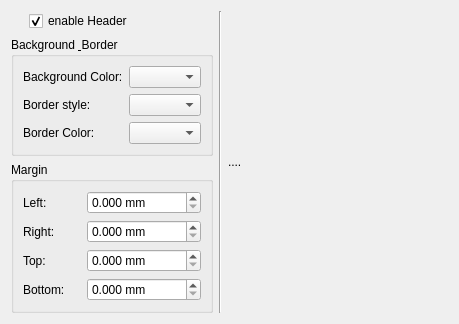
     <widget class="QWidget" name="tab_3" >
      <attribute name="title" >
       <string>Header</string>
      </attribute>
      <layout class="QGridLayout" name="gridLayout_7" >
       <item row="0" column="0" >
        <layout class="QHBoxLayout" name="horizontalLayout_6" >
         <item>
          <layout class="QVBoxLayout" name="verticalLayout_6" >
           <item>
            <layout class="QHBoxLayout" name="horizontalLayout_7" >
             <item>
              <spacer name="horizontalSpacer" >
               <property name="orientation" >
                <enum>Qt::Horizontal</enum>
               </property>
               <property name="sizeType" >
                <enum>QSizePolicy::Fixed</enum>
               </property>
               <property name="sizeHint" stdset="0" >
                <size>
                 <width>18</width>
                 <height>20</height>
                </size>
               </property>
              </spacer>
             </item>
             <item>
              <widget class="QCheckBox" name="yesheader" >
               <property name="text" >
                <string>enable Header</string>
               </property>
               <property name="checked" >
                <bool>true</bool>
               </property>
              </widget>
             </item>
            </layout>
           </item>
           <item>
            <widget class="QGroupBox" name="groupBox_3" >
             <property name="title" >
              <string>Background &amp; Border</string>
             </property>
             <layout class="QGridLayout" name="gridLayout_5" >
              <item row="0" column="0" >
               <layout class="QHBoxLayout" name="horizontalLayout_8" >
                <item>
                 <layout class="QVBoxLayout" name="verticalLayout_7" >
                  <item>
                   <widget class="QLabel" name="label_9" >
                    <property name="text" >
                     <string>Background Color:</string>
                    </property>
                   </widget>
                  </item>
                  <item>
                   <widget class="QLabel" name="label_10" >
                    <property name="text" >
                     <string>Border style:</string>
                    </property>
                   </widget>
                  </item>
                  <item>
                   <widget class="QLabel" name="label_11" >
                    <property name="text" >
                     <string>Border Color:</string>
                    </property>
                   </widget>
                  </item>
                 </layout>
                </item>
                <item>
                 <layout class="QVBoxLayout" name="verticalLayout_8" >
                  <item>
                   <widget class="QComboBox" name="comboBox_2" />
                  </item>
                  <item>
                   <widget class="QComboBox" name="comboBox_3" />
                  </item>
                  <item>
                   <widget class="QComboBox" name="comboBox_4" />
                  </item>
                 </layout>
                </item>
               </layout>
              </item>
             </layout>
            </widget>
           </item>
           <item>
            <widget class="QGroupBox" name="groupBox_4" >
             <property name="title" >
              <string>Margin</string>
             </property>
             <layout class="QGridLayout" name="gridLayout_6" >
              <item row="0" column="0" >
               <layout class="QHBoxLayout" name="horizontalLayout_9" >
                <item>
                 <layout class="QVBoxLayout" name="verticalLayout_9" >
                  <item>
                   <widget class="QLabel" name="label_12" >
                    <property name="text" >
                     <string>Left:</string>
                    </property>
                   </widget>
                  </item>
                  <item>
                   <widget class="QLabel" name="label_13" >
                    <property name="text" >
                     <string>Right:</string>
                    </property>
                   </widget>
                  </item>
                  <item>
                   <widget class="QLabel" name="label_14" >
                    <property name="text" >
                     <string>Top:</string>
                    </property>
                   </widget>
                  </item>
                  <item>
                   <widget class="QLabel" name="label_15" >
                    <property name="text" >
                     <string>Bottom:</string>
                    </property>
                   </widget>
                  </item>
                 </layout>
                </item>
                <item>
                 <layout class="QVBoxLayout" name="verticalLayout_10" >
                  <item>
                   <widget class="QDoubleSpinBox" name="doubleSpinBox_7" >
                    <property name="suffix" >
                     <string> mm</string>
                    </property>
                    <property name="decimals" >
                     <number>3</number>
                    </property>
                    <property name="minimum" >
                     <double>0.000000000000000</double>
                    </property>
                    <property name="maximum" >
                     <double>99999999.000000000000000</double>
                    </property>
                    <property name="value" >
                     <double>0.000000000000000</double>
                    </property>
                   </widget>
                  </item>
                  <item>
                   <widget class="QDoubleSpinBox" name="doubleSpinBox_8" >
                    <property name="suffix" >
                     <string> mm</string>
                    </property>
                    <property name="decimals" >
                     <number>3</number>
                    </property>
                    <property name="minimum" >
                     <double>0.000000000000000</double>
                    </property>
                    <property name="maximum" >
                     <double>99999999.000000000000000</double>
                    </property>
                    <property name="value" >
                     <double>0.000000000000000</double>
                    </property>
                   </widget>
                  </item>
                  <item>
                   <widget class="QDoubleSpinBox" name="doubleSpinBox_9" >
                    <property name="suffix" >
                     <string> mm</string>
                    </property>
                    <property name="decimals" >
                     <number>3</number>
                    </property>
                    <property name="minimum" >
                     <double>0.000000000000000</double>
                    </property>
                    <property name="maximum" >
                     <double>99999999.000000000000000</double>
                    </property>
                    <property name="value" >
                     <double>0.000000000000000</double>
                    </property>
                   </widget>
                  </item>
                  <item>
                   <widget class="QDoubleSpinBox" name="doubleSpinBox_10" >
                    <property name="suffix" >
                     <string> mm</string>
                    </property>
                    <property name="decimals" >
                     <number>3</number>
                    </property>
                    <property name="minimum" >
                     <double>0.000000000000000</double>
                    </property>
                    <property name="maximum" >
                     <double>99999999.000000000000000</double>
                    </property>
                    <property name="value" >
                     <double>0.000000000000000</double>
                    </property>
                   </widget>
                  </item>
                 </layout>
                </item>
               </layout>
              </item>
             </layout>
            </widget>
           </item>
          </layout>
         </item>
         <item>
          <widget class="Line" name="line_2" >
           <property name="orientation" >
            <enum>Qt::Vertical</enum>
           </property>
          </widget>
         </item>
         <item>
          <widget class="QLabel" name="preview_2" >
           <property name="sizePolicy" >
            <sizepolicy vsizetype="Expanding" hsizetype="Expanding" >
             <horstretch>0</horstretch>
             <verstretch>0</verstretch>
            </sizepolicy>
           </property>
           <property name="minimumSize" >
            <size>
             <width>220</width>
             <height>297</height>
            </size>
           </property>
           <property name="maximumSize" >
            <size>
             <width>300</width>
             <height>16777215</height>
            </size>
           </property>
           <property name="text" >
            <string>....</string>
           </property>
          </widget>
         </item>
        </layout>
       </item>
      </layout>
     </widget>
